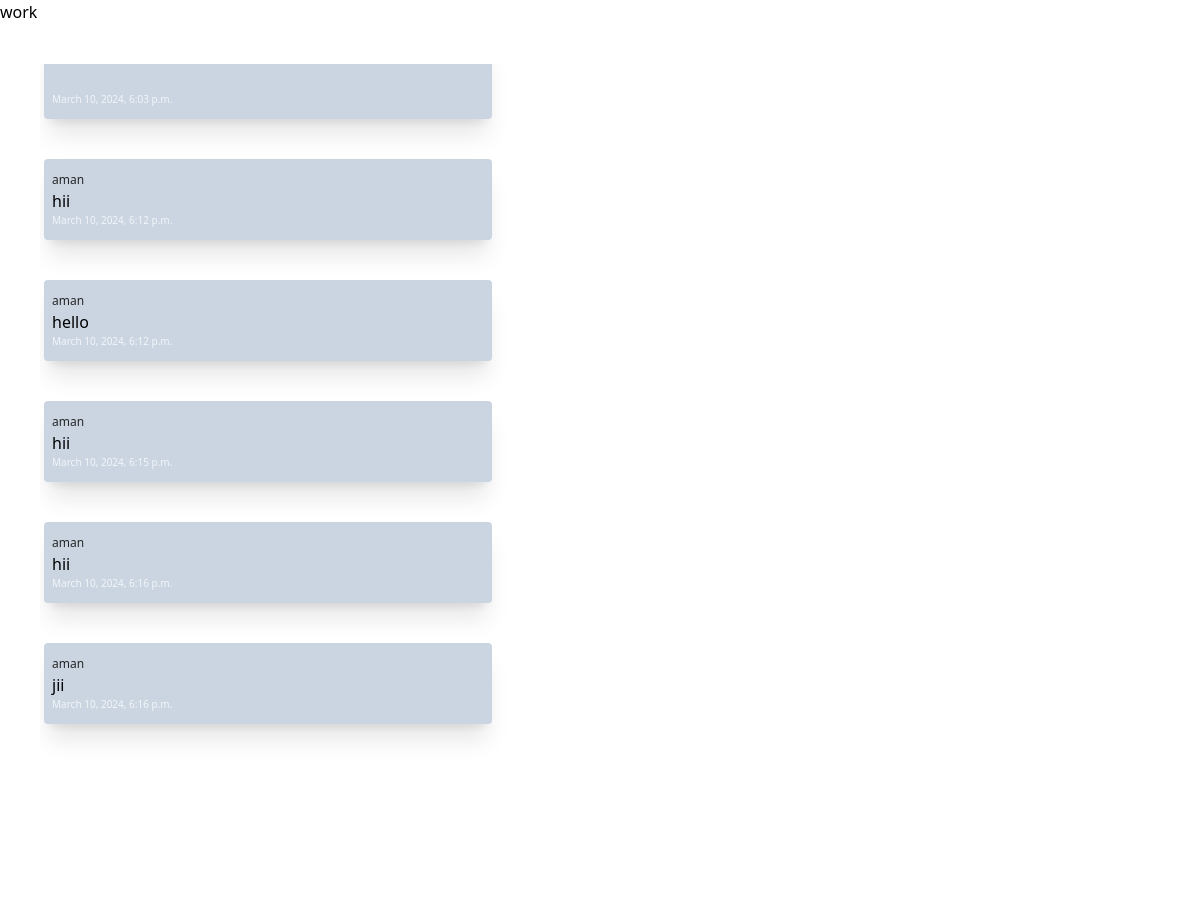
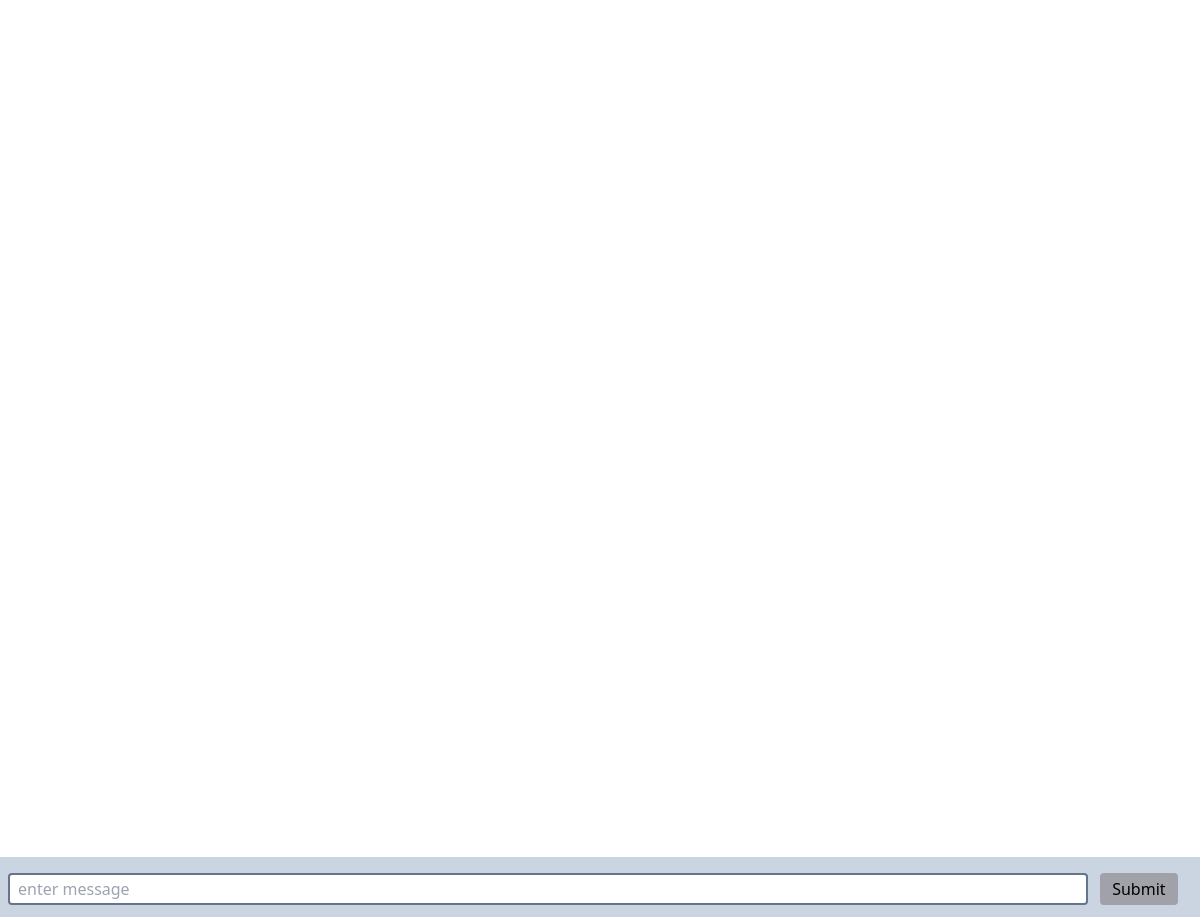
The app's page /room/work/ with its own data (2 pictures, top to bottom).
### app/models.py (models this page shows, shortened)
class chatroom(models.Model):
    name=models.CharField(max_length=100)
    slug=models.SlugField(unique=True)

class Chats(models.Model):
    user =models.ForeignKey(User,on_delete=models.CASCADE)
    room =models.ForeignKey(chatroom,on_delete=models.CASCADE)
    message_content=models.TextField()
    date=models.DateTimeField(auto_now=True)
    class Meta:
        ordering=('date',)

### app/views.py (the view)
# urls.py: path('<slug:slug>/',views.individualchat,name="chatroom"),
def individualchat(request,slug):
    chatrooms=chatroom.objects.get(slug=slug)
    chatmessages=Chats.objects.filter(room= chatrooms)[0:30]
    return render(request,'chatapp/room.html',{'chatrooms':chatrooms,'chatmessages':chatmessages})

### app/templates/chatapp/room.html (shortened to what this page needs)
<script src="https://cdn.tailwindcss.com"></script>
<h5>{{chatrooms.name}}</h5>
<div class="message-container m-10 overflow-auto h-[700px]" id ="message-container">
<div  id ="chat-messages" class =" max-w-[100%] ">
    {% for message in chatmessages %}
    {% if message.user.username == request.user.username %}
    <div class="my-10 shadow-xl  bg-slate-500 rounded  px-2 py-3 ml-[60%] mr-1  "  >
       <div class="text-neutral-800 text-[12px]"> {{message.user.username}}</div>
       <div class =""> {{message.message_content}}<br></div>
       <div class ="text-[10px] text-slate-100"> {{message.date}}<br></div>
    </div>
    {% else %}
    <div class="my-10 shadow-xl  bg-slate-300 rounded  px-2 py-3 mx-1 max-w-md">
       <div class="text-neutral-800 text-[12px]"> {{message.user.username}}</div>
        {{message.message_content}}<br>
       <div class ="text-[10px] text-slate-100"> {{message.date}}<br></div>
    </div>
    {% endif %}
    {% endfor %}
</div>
</div>
<div class ="fixed inset-x-0 bottom-0 h-[60px] bg-slate-300 pt-4 ">
<form method="post">
    <input id="message_input" type="text" name ="message" placeholder="enter message" class="w-[90%] border-solid border-2 border-slate-500 h-8 mx-2 rounded pl-2">
    <button type="submit" id="send-button" class="bg-zinc-400 px-3 py-1 rounded  ">Submit</button>
</form>
</div>

### records on screen
chatroom: name "work"
Chats: date "March 10, 2024, 6:03 p.m."
Chats: user.username "aman", message_content "hii", date "March 10, 2024, 6:12 p.m."
Chats: user.username "aman", message_content "hello", date "March 10, 2024, 6:12 p.m."
Chats: user.username "aman", message_content "hii", date "March 10, 2024, 6:15 p.m."
Chats: user.username "aman", message_content "hii", date "March 10, 2024, 6:16 p.m."
Chats: user.username "aman", message_content "jii", date "March 10, 2024, 6:16 p.m."
